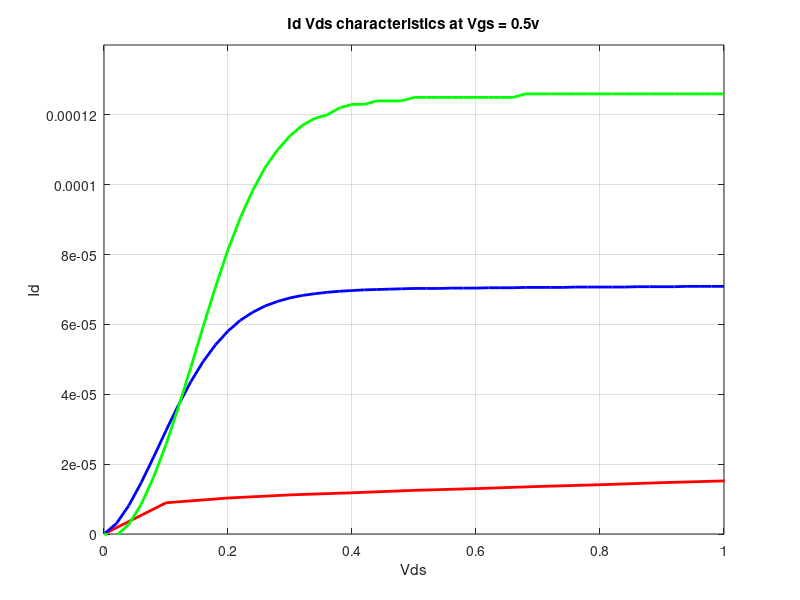
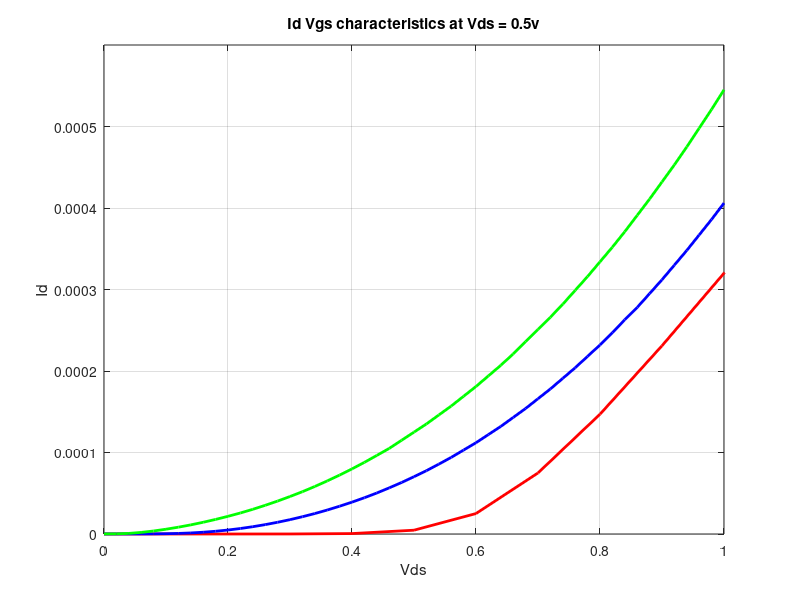
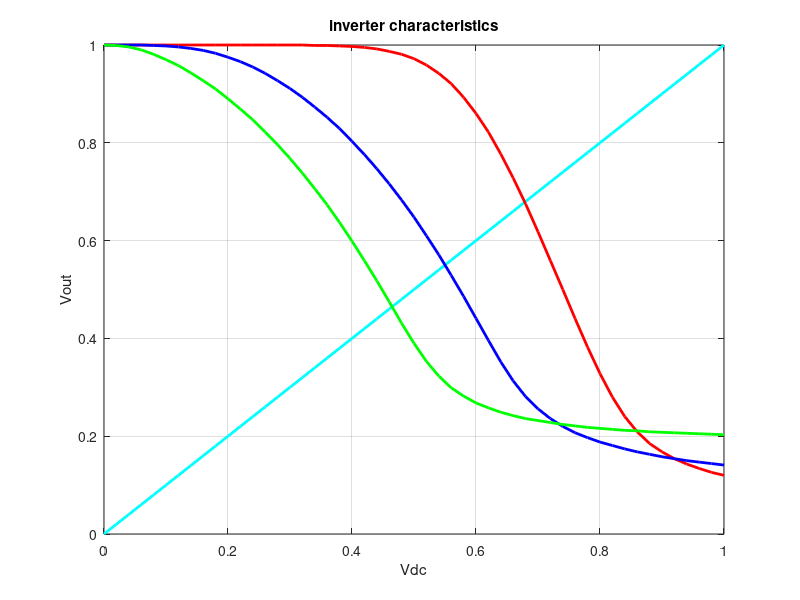
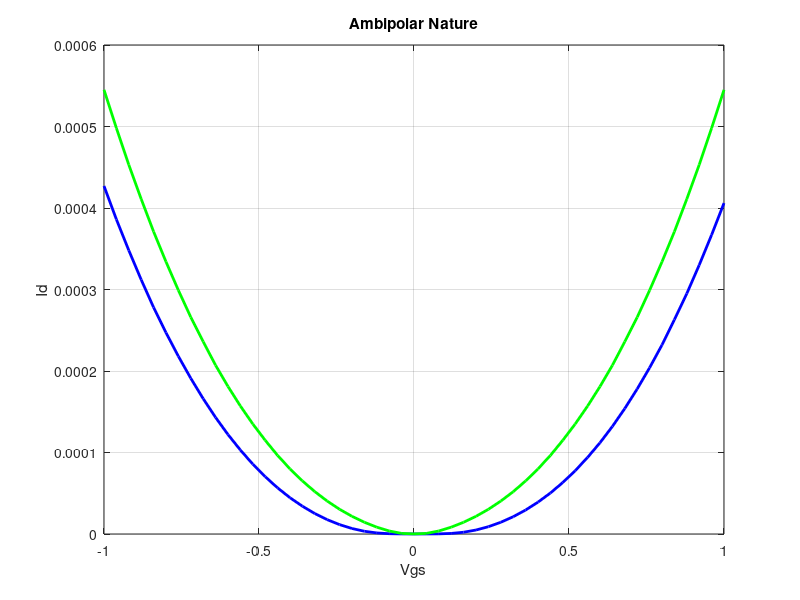

Recreate these plots in MATLAB, in order.
% Id-Vds of nmos , ntfet , hntfet
nmos_Id_Vds=csvread('nmos/Id_Vds.csv');
ntfet_Id_Vds=csvread('ntfet/Id_Vds.csv');
hntfet_Id_Vds=csvread('hntfet/Id_Vds.csv');
nmosdc = nmos_Id_Vds(:,1);
nmosV = nmos_Id_Vds(:,7);
ntfetdc = ntfet_Id_Vds(:,1);
ntfetV = ntfet_Id_Vds(:,7);
hntfetdc = hntfet_Id_Vds(:,1);
hntfetV = hntfet_Id_Vds(:,7);
figure(1)
plot(nmosdc, nmosV, 'r', 'LineWidth',2)             % NMOS
axis([0 1 0 14E-5])
hold on
plot(ntfetdc, ntfetV, 'b', 'LineWidth',2)           % NTFET
hold on
plot(hntfetdc, hntfetV, 'g', 'LineWidth',2)         % HNTFET
title('Id Vds characteristics at Vgs = 0.5v')
xlabel('Vds')
ylabel('Id')
grid on


% Id-Vgs of nmos , ntfet , hntfet
nmos_Id_Vgs=csvread('nmos/Id_Vgs.csv');
ntfet_Id_Vgs=csvread('ntfet/Id_Vgs.csv');
hntfet_Id_Vgs=csvread('hntfet/Id_Vgs.csv');
nmosdc = nmos_Id_Vgs(:,1);
nmosV = nmos_Id_Vgs(:,7);
ntfetdc = ntfet_Id_Vgs(:,1);
ntfetV = ntfet_Id_Vgs(:,7);
hntfetdc = hntfet_Id_Vgs(:,1);
hntfetV = hntfet_Id_Vgs(:,7);
figure(2)
plot(nmosdc, nmosV, 'r', 'LineWidth',2)                 % NMOS
axis([0 1 0 0.6E-3])
hold on
plot(ntfetdc, ntfetV, 'b', 'LineWidth',2)               % NTFET
hold on
plot(hntfetdc, hntfetV, 'g', 'LineWidth',2)             % HNTFET
title('Id Vgs characteristics at Vds = 0.5v')
xlabel('Vds')
ylabel('Id')
grid on


% inverter characteristics of nmos, ntfet, hntfet
nmos_inverter = csvread('nmos/inverter_dc_1_5.csv');
ntfet_inverter = csvread('ntfet/inverter_dc.csv');
hntfet_inverter = csvread('hntfet/inverter_dc.csv');
Dc = nmos_inverter(:,1);
Vin = nmos_inverter(:,3);
nmosVout = nmos_inverter(:,2);
ntfetVout = ntfet_inverter(:, 2);
hntfetVout = hntfet_inverter(:,2);
figure(3)
plot(Dc, Vin, 'c', 'LineWidth',2)
hold on
plot(Dc, nmosVout, 'r', 'LineWidth',2)              % NMOS
hold on
plot(Dc, ntfetVout, 'b', 'LineWidth',2)            % NTFET
hold on
plot(Dc, hntfetVout, 'g', 'LineWidth',2)          % HNTFET
title('inverter characteristics')
xlabel('Vdc')
ylabel('Vout')
grid on


% Ambipolar nature
ntfet_ambipolar=csvread('ntfet/Id_Vgs_ambipolar.csv');
hntfet_ambipolar=csvread('hntfet/Id_Vgs_ambipolar.csv');
ntfetDc = ntfet_ambipolar(:,1);
ntfetN = ntfet_ambipolar(:,7);
hntfetDc = hntfet_ambipolar(:,1);
hntfetN = hntfet_ambipolar(:,7);
figure(4)
plot(ntfetDc, ntfetN, 'b', 'LineWidth',2)           % NTFET
hold on
plot(hntfetDc, hntfetN, 'g', 'LineWidth',2)         % HNTFET
title('Ambipolar Nature')
xlabel('Vgs')
ylabel('Id')
grid on




